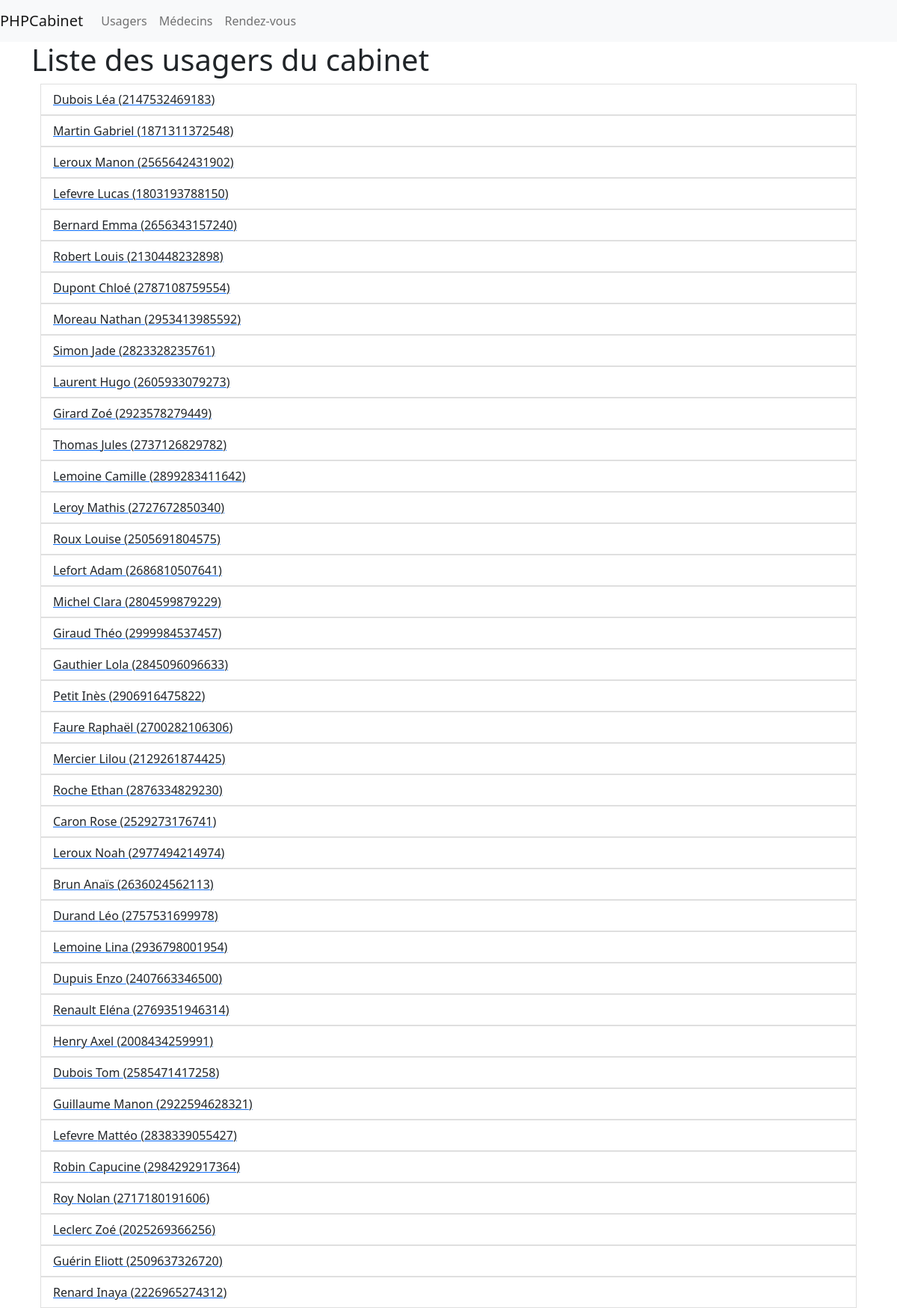
The app's page /index.php?action=usagers (upper part) with its own data.
### tables this page shows
CREATE TABLE Personne (
  idPersonne int NOT NULL AUTO_INCREMENT,
  fonction CHAR(1) NOT NULL,
  nomPersonne VARCHAR(25) NOT NULL,
	prenomPersonne VARCHAR(25)NOT NULL,
  civilite CHAR(1)NOT NULL,
  Adresse VARCHAR(50) NULL,
  code_postal CHAR(5) NULL,
  ville VARCHAR(25) NULL,
  numero_securite CHAR(15) NULL,
  idMedecin INT NULL,
  date_naissance DATE NULL,
  lieu_de_naissance VARCHAR(50) NULL,
	PRIMARY KEY(idPersonne),
  FOREIGN KEY(idMedecin) REFERENCES Personne(idPersonne)
);

### controlleur/usagers.php (called while the page is built, shortened)
<?php
require_once(__DIR__.'/../dao/DaoPersonne.php');
require_once(__DIR__.'/../modele/Medecin.php');
require_once(__DIR__.'/../modele/Usager.php');
require_once(__DIR__.'/../modele/Personne.php');
class ControlleurUsager {
  static function liste() {
    $dao = new DAOPersonne(Connexion::getInstance());
    $usagers = $dao->getAllUsagers();
    require(__DIR__.'/../vue/listeUsagers.php');
  }
}

### dao/DaoPersonne.php (called while the page is built, shortened)
<?php
require_once(__DIR__.'/../modele/Personne.php');
require_once(__DIR__.'/../modele/Usager.php');
require_once(__DIR__.'/../modele/Medecin.php');
require_once(__DIR__.'/../modele/Civilite.php');
class DaoPersonne implements Dao {
    private Connexion $connexion;
    public function __construct(Connexion $c) {
        $this->connexion=$c;
    }
function getAllUsagers() {
    $pdo = $this->connexion->getPDO();
    $getAll = $pdo->query('SELECT * FROM Personne WHERE fonction != "M"');
    $tableauSortie = $getAll->fetchAll(PDO::FETCH_ASSOC);
    $retour = array();
    foreach ($tableauSortie as $cle => $sortie) {
        $idMedecin=null;
        if ($sortie['idMedecin']!=null) {
          $idMedecin = $this->getById($sortie['idMedecin']);
        }
        $personne = new Usager(new Personne($sortie['nomPersonne'],$sortie['prenomPersonne'],Civilite::valueOf($sortie['civilite'])),$idMedecin,$sortie['numero_securite'],$sortie['code_postal'],$sortie['ville'],$sortie['Adresse'],new DateTime($sortie['date_naissance']),$sortie['lieu_de_naissance']);
        $personne->getPersonne()->setIdPersonne($sortie['idPersonne']);
        array_push($retour,$personne);
    }
    return $retour;
}
function getById($cle) {
    $pdo = $this->connexion->getPDO();
    $getById = $pdo->query("SELECT * FROM Personne WHERE idPersonne = $cle");
    $sortie = $getById->fetch(PDO::FETCH_ASSOC);
    $personne = null;
    if ($sortie != false) {
      if ($sortie['fonction']==Fonction::M->name) {
          $personne = new Medecin(new Personne($sortie['nomPersonne'],$sortie['prenomPersonne'],Civilite::valueOf($sortie['civilite'])));
          $personne->getPersonne()->setIdPersonne($sortie['idPersonne']);
      }
    }
    return $personne;
}
}
?>

### modele/Civilite.php (called while the page is built, shortened)
<?php
enum Civilite {
    public static function valueOf(string $nom) :Civilite {
        if($nom == Civilite::H->name) {
            return Civilite::H;
        }else {
            return Civilite::F;
        }
    }
}
?>

### modele/Medecin.php (called while the page is built, shortened)
<?php
class Medecin {
    private Personne $personne;
    public function __construct(Personne $personne) {
        if (!empty($personne)) {
            $this->personne = $personne;
        } else {
            throw new ErrorException("Champ invalide");
        }
    }
	public function getPersonne(): Personne {
		return $this->personne;
	}
}
?>

### modele/Personne.php (called while the page is built, shortened)
<?php
class Personne {
    private ?int $idPersonne;
    private String $nom;
    private String $prenom;
    public function __construct(String $nom, String $prenom, Civilite $civilite) {
        if (!empty($nom)||!empty($prenom)||!empty($civilite)) {
            $this->nom=$nom;
            $this->prenom=$prenom;
        } else {
            throw new ErrorException("Champ vide");
        }
    }
	public function getIdPersonne(): int {
		return $this->idPersonne;
	}
	public function setIdPersonne(?int $idPersonne): self {
		$this->idPersonne = $idPersonne;
		return $this;
	}
	public function getNom(): string {
		return $this->nom;
	}
	public function getPrenom(): string {
		return $this->prenom;
	}
}
?>

### modele/Usager.php (called while the page is built, shortened)
<?php
class Usager {
    private String $numero_securite;
    private Personne $personne;
    public function __construct(Personne $personne, ?Medecin $medecinReferent, String $numero_securite, String $code_postal, String $ville, String $adresse, DateTime $dateNaissance, String $lieuDeNaissance){
        if (empty($personne) || empty($numero_securite) || empty($code_postal) || empty($ville) || empty($adresse) || empty($dateNaissance) || empty($lieuDeNaissance)){
            throw new ErrorException("Champ invalide");
        } else {
            $this->numero_securite=$numero_securite;
            $this->personne = $personne;
        }
    }
	public function getNumero_securite(): string {
		return $this->numero_securite;
	}
	public function getPersonne(): Personne {
		return $this->personne;
	}
}
?>

### vue/listeUsagers.php (the view, shortened to what this page needs)
<?php $titre = 'Usagers';
require_once(__DIR__.'/head.php'); ?>
<body>
  <?php
    require('header.php');
  ?>
  <div class="container">
    <h1>
      Liste des usagers du cabinet
    </h1>
    <div class="container">
      <ul id="liste" class="list-group">
        <?php
          foreach($usagers as $medecin) {
            $id = $medecin->getPersonne()->getIdPersonne();
          echo '<a href="/index.php?action=detailUsager&id='.$id.'"><li class="usager list-group-item list-group-item-action" id="'.$id.'">'.$medecin->getPersonne()->getPrenom().' '.$medecin->getPersonne()->getNom().' ('.$medecin->getNumero_securite().')</li></a>';
        }?>
      </ul>
    </div>
  </div>
</body>
</html>

### records on screen
personne: prenomPersonne "Dubois", nomPersonne "Léa", numero_securite "2147532469183"
personne: prenomPersonne "Martin", nomPersonne "Gabriel", numero_securite "1871311372548"
personne: prenomPersonne "Leroux", nomPersonne "Manon", numero_securite "2565642431902"
personne: prenomPersonne "Lefevre", nomPersonne "Lucas", numero_securite "1803193788150"
personne: prenomPersonne "Bernard", nomPersonne "Emma", numero_securite "2656343157240"
personne: prenomPersonne "Robert", nomPersonne "Louis", numero_securite "2130448232898"
personne: prenomPersonne "Dupont", nomPersonne "Chloé", numero_securite "2787108759554"
personne: prenomPersonne "Moreau", nomPersonne "Nathan", numero_securite "2953413985592"
personne: prenomPersonne "Simon", nomPersonne "Jade", numero_securite "2823328235761"
personne: prenomPersonne "Laurent", nomPersonne "Hugo", numero_securite "2605933079273"
personne: prenomPersonne "Girard", nomPersonne "Zoé", numero_securite "2923578279449"
personne: prenomPersonne "Thomas", nomPersonne "Jules", numero_securite "2737126829782"
personne: prenomPersonne "Lemoine", nomPersonne "Camille", numero_securite "2899283411642"
personne: prenomPersonne "Leroy", nomPersonne "Mathis", numero_securite "2727672850340"
personne: prenomPersonne "Roux", nomPersonne "Louise", numero_securite "2505691804575"
personne: prenomPersonne "Lefort", nomPersonne "Adam", numero_securite "2686810507641"
personne: prenomPersonne "Michel", nomPersonne "Clara", numero_securite "2804599879229"
personne: prenomPersonne "Giraud", nomPersonne "Théo", numero_securite "2999984537457"
personne: prenomPersonne "Gauthier", nomPersonne "Lola", numero_securite "2845096096633"
personne: prenomPersonne "Petit", nomPersonne "Inès", numero_securite "2906916475822"
personne: prenomPersonne "Faure", nomPersonne "Raphaël", numero_securite "2700282106306"
personne: prenomPersonne "Mercier", nomPersonne "Lilou", numero_securite "2129261874425"
personne: prenomPersonne "Roche", nomPersonne "Ethan", numero_securite "2876334829230"
personne: prenomPersonne "Caron", nomPersonne "Rose", numero_securite "2529273176741"
personne: prenomPersonne "Leroux", nomPersonne "Noah", numero_securite "2977494214974"
personne: prenomPersonne "Brun", nomPersonne "Anaïs", numero_securite "2636024562113"
personne: prenomPersonne "Durand", nomPersonne "Léo", numero_securite "2757531699978"
personne: prenomPersonne "Lemoine", nomPersonne "Lina", numero_securite "2936798001954"
personne: prenomPersonne "Dupuis", nomPersonne "Enzo", numero_securite "2407663346500"
personne: prenomPersonne "Renault", nomPersonne "Eléna", numero_securite "2769351946314"
personne: prenomPersonne "Henry", nomPersonne "Axel", numero_securite "2008434259991"
personne: prenomPersonne "Dubois", nomPersonne "Tom", numero_securite "2585471417258"
personne: prenomPersonne "Guillaume", nomPersonne "Manon", numero_securite "2922594628321"
personne: prenomPersonne "Lefevre", nomPersonne "Mattéo", numero_securite "2838339055427"
personne: prenomPersonne "Robin", nomPersonne "Capucine", numero_securite "2984292917364"
personne: prenomPersonne "Roy", nomPersonne "Nolan", numero_securite "2717180191606"
personne: prenomPersonne "Leclerc", nomPersonne "Zoé", numero_securite "2025269366256"
personne: prenomPersonne "Guérin", nomPersonne "Eliott", numero_securite "2509637326720"
personne: prenomPersonne "Renard", nomPersonne "Inaya", numero_securite "2226965274312"
